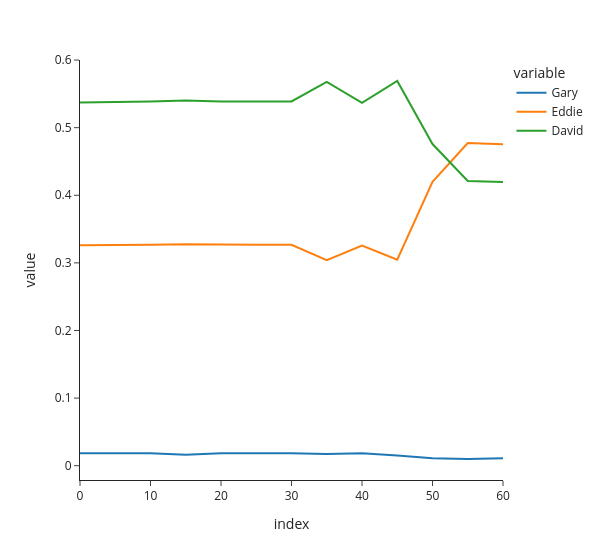

Notebook code cell kept with this figure:
### Code cell
import pandas as pd
import plotly.express as px

df = pd.DataFrame([c[0] for c in counterfactual_outputs], columns=names, index=layers)
px.line(df, template="simple_white", width=600, markers=True,
        labels={"index": "Layer", "value": "P(name) after patching", "variable": "Name"})

### Figure 1 — Plotly figure (JSON) as saved in the notebook; plotly's stock layout.template omitted (floating-point values rounded to 4 significant figures)
{"data": [{"hovertemplate": "variable=Gary<br>index=%{x}<br>value=%{y}<extra></extra>", "legendgroup": "Gary", "line": {"color": "#1F77B4", "dash": "solid"}, "marker": {"symbol": "circle"}, "mode": "lines", "name": "Gary", "orientation": "v", "showlegend": true, "type": "scatter", "x": [0, 5, 10, 15, 20, 25, 30, 35, 40, 45, 50, 55, 60], "xaxis": "x", "y": [0.01839, 0.0184, 0.01844, 0.01631, 0.01843, 0.01844, 0.01843, 0.01714, 0.01837, 0.01516, 0.01119, 0.009905, 0.01118], "yaxis": "y"}, {"hovertemplate": "variable=Eddie<br>index=%{x}<br>value=%{y}<extra></extra>", "legendgroup": "Eddie", "line": {"color": "#FF7F0E", "dash": "solid"}, "marker": {"symbol": "circle"}, "mode": "lines", "name": "Eddie", "orientation": "v", "showlegend": true, "type": "scatter", "x": [0, 5, 10, 15, 20, 25, 30, 35, 40, 45, 50, 55, 60], "xaxis": "x", "y": [0.3259, 0.3261, 0.3268, 0.3276, 0.3267, 0.3268, 0.3268, 0.3038, 0.3256, 0.3046, 0.4199, 0.4773, 0.4754], "yaxis": "y"}, {"hovertemplate": "variable=David<br>index=%{x}<br>value=%{y}<extra></extra>", "legendgroup": "David", "line": {"color": "#2CA02C", "dash": "solid"}, "marker": {"symbol": "circle"}, "mode": "lines", "name": "David", "orientation": "v", "showlegend": true, "type": "scatter", "x": [0, 5, 10, 15, 20, 25, 30, 35, 40, 45, 50, 55, 60], "xaxis": "x", "y": [0.5374, 0.5376, 0.5388, 0.5401, 0.5387, 0.5388, 0.5387, 0.5677, 0.5368, 0.569, 0.4758, 0.4212, 0.4195], "yaxis": "y"}], "layout": {"legend": {"title": {"text": "variable"}, "tracegroupgap": 0}, "margin": {"t": 60}, "width": 600, "xaxis": {"anchor": "y", "domain": [0, 1], "title": {"text": "index"}}, "yaxis": {"anchor": "x", "domain": [0, 1], "title": {"text": "value"}}}}
